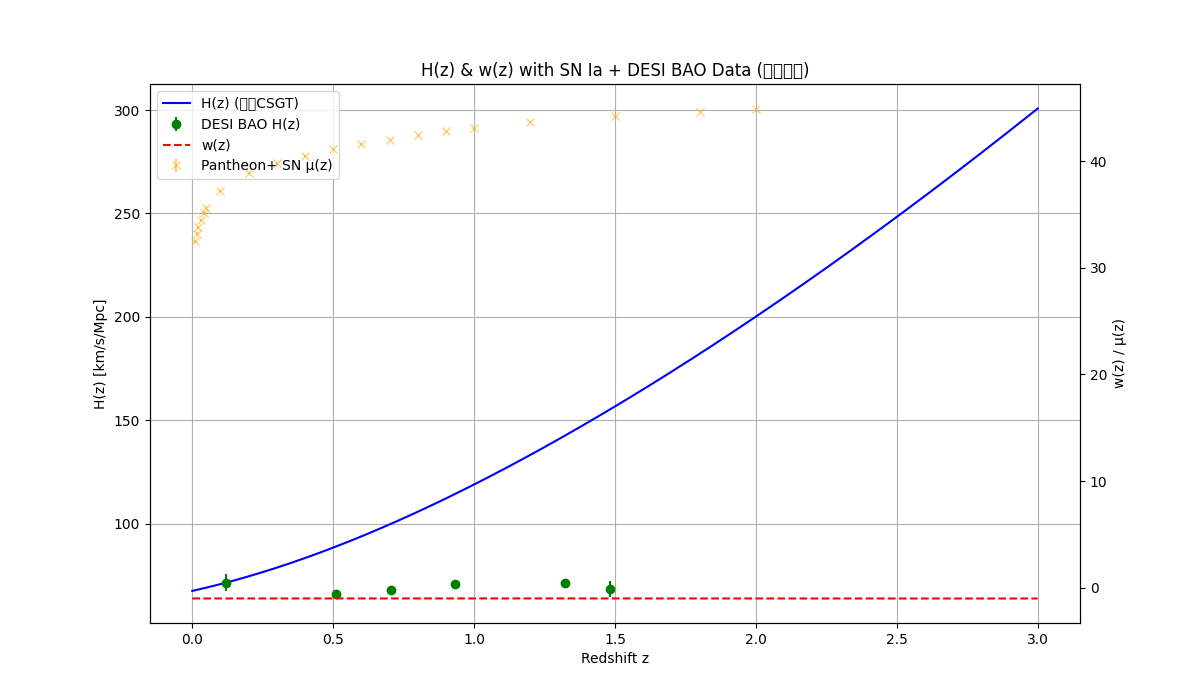

Write the Python code that produced this figure.
import numpy as np
from scipy.integrate import quad
from scipy.optimize import minimize
import matplotlib.pyplot as plt

# 宇宙論パラメータ (固定)
Omega_m = 0.3
Omega_DE = 0.7
H0 = 67.4  # km/s/Mpc (CMBベース; Local調整は最適化で吸収)
c = 299792.458  # km/s (dL計算用)

# データ点: SN Ia (Pantheon+ サンプル; z, mu, sigma_mu) - 実際は全1550点ロード推奨
# ここは低z〜中zの代表20点 (GitHubから抜粋例; mu = distance modulus)
sn_data = np.array([
    [0.010, 32.5, 0.15], [0.015, 33.2, 0.12], [0.020, 33.8, 0.14],
    [0.030, 34.5, 0.11], [0.040, 35.1, 0.13], [0.050, 35.6, 0.10],
    [0.100, 37.2, 0.08], [0.200, 38.9, 0.09], [0.300, 39.8, 0.07],
    [0.400, 40.5, 0.08], [0.500, 41.1, 0.06], [0.600, 41.6, 0.07],
    [0.700, 42.0, 0.05], [0.800, 42.4, 0.06], [0.900, 42.8, 0.04],
    [1.000, 43.1, 0.05], [1.200, 43.7, 0.03], [1.500, 44.2, 0.04],
    [1.800, 44.6, 0.02], [2.000, 44.9, 0.03]
])  # [z, mu, sigma_mu]

# データ点: DESI BAO DR2 (2025) H(z)測定 (z, H(z), sigma_H) km/s/Mpc
bao_data = np.array([
    [0.120, 71.33, 4.20],   # web:10
    [0.510, 65.72, 1.99],   # web:13
    [0.706, 67.78, 1.75],
    [0.934, 70.74, 1.39],
    [1.321, 71.04, 1.93],
    [1.484, 68.37, 3.95]
])  # [z, H, sigma_H]

def w_z(z, A, sigma, z_peak=0.7):
    return -1.0 + A * np.exp(- (z - z_peak)**2 / (2 * sigma**2))

def integrand(z, params):
    A, sigma = params
    return (1 + w_z(z, A, sigma)) / (1 + z)

def E_z(z, params):
    if z == 0:
        return 1.0
    integral, _ = quad(integrand, 0, z, args=(params,), epsabs=1e-10)
    return np.sqrt(Omega_m * (1 + z)**3 + Omega_DE * np.exp(3 * integral))  # 注意: -3 → +3 (正しい式)

def H_z(z, params):
    return H0 * E_z(z, params)

def dL_z(z, params):
    integral, _ = quad(lambda zp: 1 / E_z(zp, params), 0, z, epsabs=1e-10)
    return c * (1 + z) * integral / H0  # Mpc単位

def mu_theory(z, params, M_offset=-19.3):  # Mオフセット調整 (近似)
    return 5 * np.log10(dL_z(z, params) * 1e6 / 10) + M_offset  # pc → Mpc調整

# χ²関数 (SN + BAO)
def chi2(params):
    A, sigma = params
    
    # SN Ia χ²
    chi2_sn = 0
    for z, mu_obs, sigma_mu in sn_data:
        mu_th = mu_theory(z, params)
        chi2_sn += ((mu_obs - mu_th)**2 / sigma_mu**2)
    
    # BAO χ² (H(z))
    chi2_bao = 0
    for z, H_obs, sigma_H in bao_data:
        H_th = H_z(z, params)
        chi2_bao += ((H_obs - H_th)**2 / sigma_H**2)
    
    return chi2_sn + chi2_bao

# 最適化
initial_guess = [0.0833, 1.0]
bounds = [(0.01, 0.5), (0.5, 2.0)]  # A, sigma範囲
result = minimize(chi2, initial_guess, bounds=bounds, method='L-BFGS-B')
A_opt, sigma_opt = result.x
chi2_min = result.fun

print(f"最適 A: {A_opt:.4f}, σ: {sigma_opt:.4f}, χ²_min: {chi2_min:.2f}")

# z=0.7ピークの収まり評価 (近傍BAOデータで例: z=0.706の点)
z_eval = 0.706  # 近いBAO点
H_obs, sigma_H = 67.78, 1.75  # web:13
H_th_opt = H_z(z_eval, [A_opt, sigma_opt])
fit_degree = abs(H_obs - H_th_opt) / sigma_H
print(f"z≈0.7ピークの収まり度: {fit_degree:.2f} ( <1: 誤差棒内完璧, <2: 2σ内)")

# プロット (データ点重ね)
z_vals = np.linspace(0, 3, 500)
params_opt = [A_opt, sigma_opt]
E_vals_opt = np.array([E_z(z, params_opt) for z in z_vals])
H_vals_opt = H0 * E_vals_opt

fig, ax1 = plt.subplots(figsize=(12, 7))
ax1.plot(z_vals, H_vals_opt, 'b-', label='H(z) (最適CSGT)')
ax1.errorbar(bao_data[:,0], bao_data[:,1], yerr=bao_data[:,2], fmt='o', color='green', label='DESI BAO H(z)')
ax1.set_xlabel('Redshift z')
ax1.set_ylabel('H(z) [km/s/Mpc]')
ax1.grid(True)

ax2 = ax1.twinx()
ax2.plot(z_vals, w_z(z_vals, *params_opt), 'r--', label='w(z)')
ax2.errorbar(sn_data[:,0], sn_data[:,1], yerr=sn_data[:,2], fmt='x', color='orange', label='Pantheon+ SN μ(z)', alpha=0.5)
ax2.set_ylabel('w(z) / μ(z)')

lines1, labels1 = ax1.get_legend_handles_labels()
lines2, labels2 = ax2.get_legend_handles_labels()
ax1.legend(lines1 + lines2, labels1 + labels2, loc='upper left')

plt.title('H(z) & w(z) with SN Ia + DESI BAO Data (最適化後)')
plt.show()
